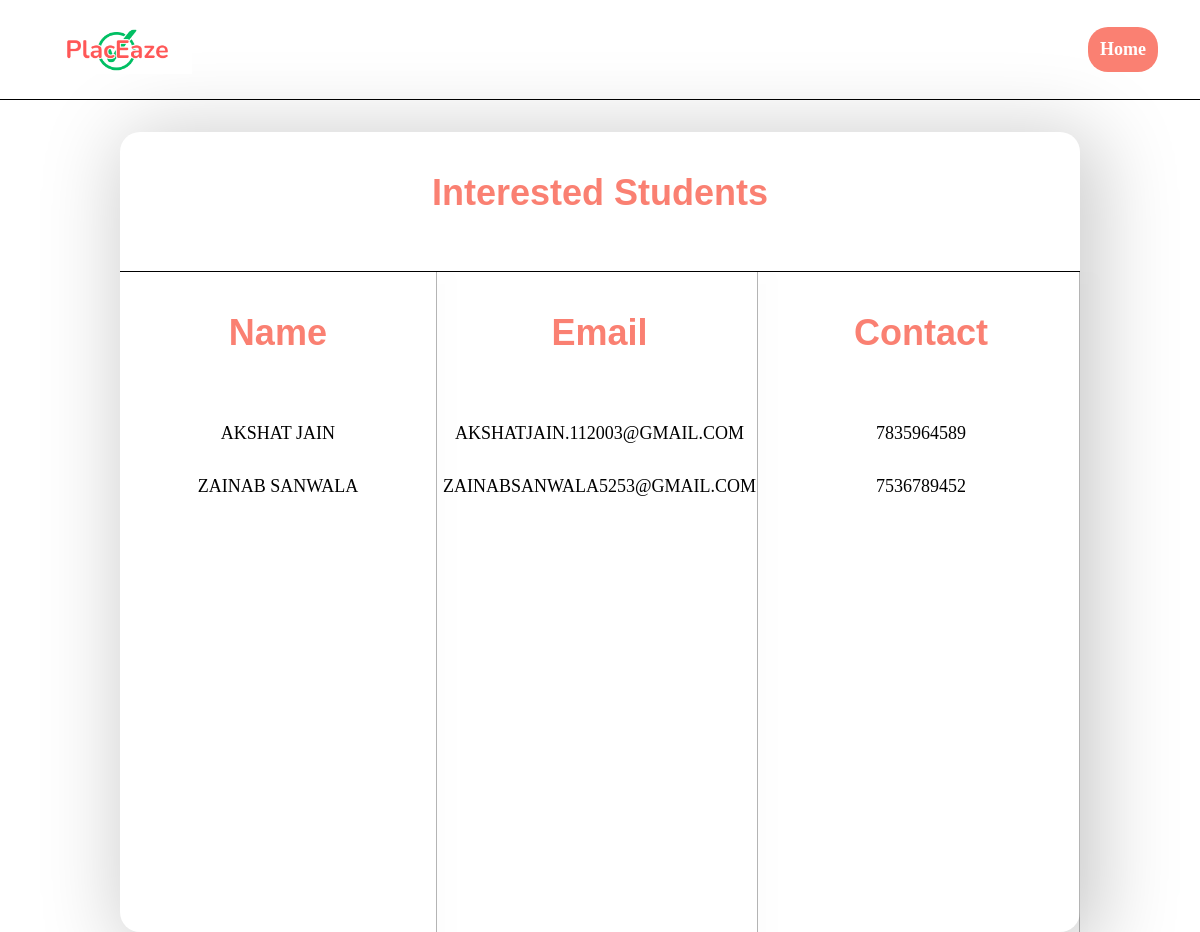
/studentsList/, run on the app's committed database.
### place_aze/models.py (models this page shows, shortened)
class StudentProfile(models.Model):
    spid=models.AutoField(primary_key=True)
    spUser= models.ForeignKey(User, on_delete=models.CASCADE)
    email=models.EmailField(blank=False,null=False)
    name=models.CharField(max_length=55,null=False)
    mob=models.IntegerField(max_length=10,null=False)
    interestedCourse=models.CharField(max_length=100,null=False)
    address=models.CharField(max_length=255,null=False)
    picture=models.ImageField(upload_to='studentPics/',null=False)

### place_aze/views.py (the view)
# urls.py: path("studentsList/", views.studentsList, name="StudentsList"),
@csrf_exempt
def studentsList(request):
    stObj=StudentProfile.objects.all()
    studentList=[]
    for i in stObj:
        studentList.append([i.email,i.name,i.mob])
    return render(request,"studentsList.html",{'studentList':studentList})

### place_aze/templates/studentsList.html (shortened to what this page needs)
{% load static %}
<!DOCTYPE html>
<html lang="en">
<head>
    <link rel="stylesheet" href="{% static 'css/interested.css' %}">
</head>
<body>
    <div id="main">
        <div id="page1">
            <div id="nav">
                <div class="prt1">
                    <img src="{% static 'Images/logo.png' %}" alt="">
                </div>
                <div class="prt2">
                    <a href="/">Home</a>
                </div>
                </div>
                <div class="centre">
                    <h1>Interested Students</h1>
                  <div class="bol">
                    <div class="col">
                        <h1>Name</h1>
                    <div class="data">
                {% for i in studentList %}
                     <h5>{{i.1}}</h5>
        {% endfor %}
                     </div>
                    </div>
                    <div class="col">
                        <h1>Email</h1>
                        <div class="data">
                {% for i in studentList %}
                            <h5>{{i.0}}</h5>
        {% endfor %}
                        </div>
                    </div>
                    <div class="col">
                        <h1>Contact</h1>
                        <div class="data">
                {% for i in studentList %}
                            <h5>{{i.2}}</h5>
        {% endfor %}
                        </div>
                    </div>
                  </div>
                </div>
        </div>
    </div>
</body>
</html>

### static/Css/interested.css (style rules this page uses)
* { margin: 0; padding: 0; box-sizing: border-box; font-family: gilroy; }
html,body { height: 100%; width: 100%; }
#nav { height: 100px; display: flex; align-items: center; justify-content: space-between; padding: 0vw 3.5vw; border-bottom: 1px solid black; }
.prt2 { display: flex; gap: 7vw; }
.prt1 { display: flex; align-items: center ; }
.prt1 img { height: 4vw; }
.prt2 a { text-decoration: none; font-size: 1.5vw; color: black; font-weight: 600; background-color: salmon; padding: 1vw; border-radius: 20px; color: white; }
#main { height: 100%; width: 100%; }
#page1 { height: 100%; width: 100%; }
#page1 .centre { width: 80%; margin-left: auto; margin-right: auto; margin-top: 4vh; height: 100%; box-shadow: 10px 10px 80px 10px rgba(0, 0, 0, 0.202); display: flex; justify-content: space-between; flex-direction: column; gap: 13vh; border-radius: 20px; }
.centre h1 { font-size: 2.3vw; font-family: gilroy; font-weight: 700; color: salmon; text-align: center; }
.centre .col { border-right: 1px solid rgba(0, 0, 0, 0.295) ; height: 100%; box-shadow: 10px 10px 10px 10px rgba(0, 0, 0, 0.007); text-align: center; width: 33%; display: flex; flex-direction: column; gap: 8.6vh; align-items: center; }
.col h5 { font-size: 1.5vw; font-family:gilroy; font-weight: 500; text-transform: uppercase; }
.col .data { display: flex; gap: 4vh; flex-direction: column; }
.bol { height: 100%; width: 100%; display: flex; justify-content: space-between; margin-top: -5vh; border-top: 1px solid black; }
.centre h1 { margin-top: 5vh; font-size: 3vw; font-family: 'Gill Sans', 'Gill Sans MT', Calibri, 'Trebuchet MS', sans-serif; }

### data on the page
StudentProfile: name "AKSHAT JAIN", email "AKSHATJAIN.112003@GMAIL.COM"
StudentProfile: name "ZAINAB SANWALA", email "ZAINABSANWALA5253@GMAIL.COM"

### other printed values
{{ i.2 }} "7835964589" "7536789452"
